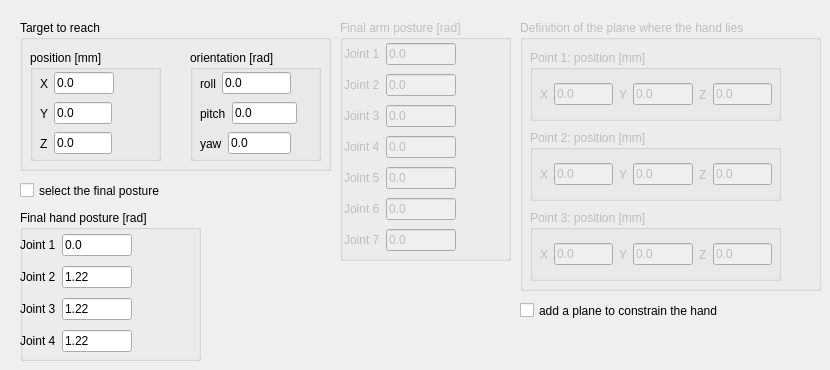
   <widget class="QWidget" name="tab__move">
    <attribute name="title">
     <string>Move settings</string>
    </attribute>
    <widget class="QCheckBox" name="checkBox_add_plane">
     <property name="geometry">
      <rect>
       <x>520</x>
       <y>300</y>
       <width>261</width>
       <height>21</height>
      </rect>
     </property>
     <property name="text">
      <string>add a plane to constrain the hand  </string>
     </property>
    </widget>
    <widget class="QGroupBox" name="groupBox_final_arm">
     <property name="enabled">
      <bool>false</bool>
     </property>
     <property name="geometry">
      <rect>
       <x>340</x>
       <y>20</y>
       <width>171</width>
       <height>241</height>
      </rect>
     </property>
     <property name="title">
      <string>Final arm posture [rad]</string>
     </property>
     <widget class="QWidget" name="layoutWidget_2">
      <property name="geometry">
       <rect>
        <x>4</x>
        <y>20</y>
        <width>112</width>
        <height>221</height>
       </rect>
      </property>
      <layout class="QVBoxLayout" name="verticalLayout_6">
       <item>
        <layout class="QHBoxLayout" name="horizontalLayout_46">
         <item>
          <widget class="QLabel" name="label_131">
           <property name="text">
            <string>Joint 1</string>
           </property>
          </widget>
         </item>
         <item>
          <widget class="QLineEdit" name="lineEdit_final_arm_1">
           <property name="text">
            <string>0.0</string>
           </property>
          </widget>
         </item>
        </layout>
       </item>
       <item>
        <layout class="QHBoxLayout" name="horizontalLayout_45">
         <item>
          <widget class="QLabel" name="label_132">
           <property name="text">
            <string>Joint 2</string>
           </property>
          </widget>
         </item>
         <item>
          <widget class="QLineEdit" name="lineEdit_final_arm_2">
           <property name="text">
            <string>0.0</string>
           </property>
          </widget>
         </item>
        </layout>
       </item>
       <item>
        <layout class="QHBoxLayout" name="horizontalLayout_44">
         <item>
          <widget class="QLabel" name="label_133">
           <property name="text">
            <string>Joint 3</string>
           </property>
          </widget>
         </item>
         <item>
          <widget class="QLineEdit" name="lineEdit_final_arm_3">
           <property name="text">
            <string>0.0</string>
           </property>
          </widget>
         </item>
        </layout>
       </item>
       <item>
        <layout class="QHBoxLayout" name="horizontalLayout_28">
         <item>
          <widget class="QLabel" name="label_134">
           <property name="text">
            <string>Joint 4</string>
           </property>
          </widget>
         </item>
         <item>
          <widget class="QLineEdit" name="lineEdit_final_arm_4">
           <property name="text">
            <string>0.0</string>
           </property>
          </widget>
         </item>
        </layout>
       </item>
       <item>
        <layout class="QHBoxLayout" name="horizontalLayout_27">
         <item>
          <widget class="QLabel" name="label_135">
           <property name="text">
            <string>Joint 5</string>
           </property>
          </widget>
         </item>
         <item>
          <widget class="QLineEdit" name="lineEdit_final_arm_5">
           <property name="text">
            <string>0.0</string>
           </property>
          </widget>
         </item>
        </layout>
       </item>
       <item>
        <layout class="QHBoxLayout" name="horizontalLayout_25">
         <item>
          <widget class="QLabel" name="label_136">
           <property name="text">
            <string>Joint 6</string>
           </property>
          </widget>
         </item>
         <item>
          <widget class="QLineEdit" name="lineEdit_final_arm_6">
           <property name="text">
            <string>0.0</string>
           </property>
          </widget>
         </item>
        </layout>
       </item>
       <item>
        <layout class="QHBoxLayout" name="horizontalLayout_19">
         <item>
          <widget class="QLabel" name="label_137">
           <property name="text">
            <string>Joint 7</string>
           </property>
          </widget>
         </item>
         <item>
          <widget class="QLineEdit" name="lineEdit_final_arm_7">
           <property name="text">
            <string>0.0</string>
           </property>
          </widget>
         </item>
        </layout>
       </item>
      </layout>
     </widget>
    </widget>
    <widget class="QGroupBox" name="groupBox_plane">
     <property name="enabled">
      <bool>false</bool>
     </property>
     <property name="geometry">
      <rect>
       <x>520</x>
       <y>20</y>
       <width>301</width>
       <height>271</height>
      </rect>
     </property>
     <property name="title">
      <string>Definition of the plane where the hand lies </string>
     </property>
     <widget class="QGroupBox" name="groupBox_plane_point_1">
      <property name="geometry">
       <rect>
        <x>10</x>
        <y>30</y>
        <width>251</width>
        <height>71</height>
       </rect>
      </property>
      <property name="title">
       <string>Point 1: position [mm]</string>
      </property>
      <widget class="QWidget" name="layoutWidget_3">
       <property name="geometry">
        <rect>
         <x>10</x>
         <y>30</y>
         <width>232</width>
         <height>29</height>
        </rect>
       </property>
       <layout class="QHBoxLayout" name="horizontalLayout_62">
        <item>
         <layout class="QHBoxLayout" name="horizontalLayout_55">
          <item>
           <widget class="QLabel" name="label_147">
            <property name="text">
             <string>X</string>
            </property>
           </widget>
          </item>
          <item>
           <widget class="QLineEdit" name="lineEdit_point_1_x">
            <property name="text">
             <string>0.0</string>
            </property>
           </widget>
          </item>
         </layout>
        </item>
        <item>
         <layout class="QHBoxLayout" name="horizontalLayout_53">
          <item>
           <widget class="QLabel" name="label_141">
            <property name="text">
             <string>Y</string>
            </property>
           </widget>
          </item>
          <item>
           <widget class="QLineEdit" name="lineEdit_point_1_y">
            <property name="text">
             <string>0.0</string>
            </property>
           </widget>
          </item>
         </layout>
        </item>
        <item>
         <layout class="QHBoxLayout" name="horizontalLayout_54">
          <item>
           <widget class="QLabel" name="label_146">
            <property name="text">
             <string>Z</string>
            </property>
           </widget>
          </item>
          <item>
           <widget class="QLineEdit" name="lineEdit_point_1_z">
            <property name="text">
             <string>0.0</string>
            </property>
           </widget>
          </item>
         </layout>
        </item>
       </layout>
      </widget>
     </widget>
     <widget class="QGroupBox" name="groupBox_plane_point_2">
      <property name="geometry">
       <rect>
        <x>10</x>
        <y>110</y>
        <width>251</width>
        <height>71</height>
       </rect>
      </property>
      <property name="title">
       <string>Point 2: position [mm]</string>
      </property>
      <widget class="QWidget" name="layoutWidget_8">
       <property name="geometry">
        <rect>
         <x>10</x>
         <y>30</y>
         <width>232</width>
         <height>29</height>
        </rect>
       </property>
       <layout class="QHBoxLayout" name="horizontalLayout_63">
        <item>
         <layout class="QHBoxLayout" name="horizontalLayout_56">
          <item>
           <widget class="QLabel" name="label_148">
            <property name="text">
             <string>X</string>
            </property>
           </widget>
          </item>
          <item>
           <widget class="QLineEdit" name="lineEdit_point_2_x">
            <property name="text">
             <string>0.0</string>
            </property>
           </widget>
          </item>
         </layout>
        </item>
        <item>
         <layout class="QHBoxLayout" name="horizontalLayout_57">
          <item>
           <widget class="QLabel" name="label_149">
            <property name="text">
             <string>Y</string>
            </property>
           </widget>
          </item>
          <item>
           <widget class="QLineEdit" name="lineEdit_point_2_y">
            <property name="text">
             <string>0.0</string>
            </property>
           </widget>
          </item>
         </layout>
        </item>
        <item>
         <layout class="QHBoxLayout" name="horizontalLayout_58">
          <item>
           <widget class="QLabel" name="label_150">
            <property name="text">
             <string>Z</string>
            </property>
           </widget>
          </item>
          <item>
           <widget class="QLineEdit" name="lineEdit_point_2_z">
            <property name="text">
             <string>0.0</string>
            </property>
           </widget>
          </item>
         </layout>
        </item>
       </layout>
      </widget>
     </widget>
     <widget class="QGroupBox" name="groupBox_plane_point_3">
      <property name="geometry">
       <rect>
        <x>10</x>
        <y>190</y>
        <width>251</width>
        <height>71</height>
       </rect>
      </property>
      <property name="title">
       <string>Point 3: position [mm]</string>
      </property>
      <widget class="QWidget" name="layoutWidget_9">
       <property name="geometry">
        <rect>
         <x>10</x>
         <y>30</y>
         <width>232</width>
         <height>29</height>
        </rect>
       </property>
       <layout class="QHBoxLayout" name="horizontalLayout_64">
        <item>
         <layout class="QHBoxLayout" name="horizontalLayout_59">
          <item>
           <widget class="QLabel" name="label_151">
            <property name="text">
             <string>X</string>
            </property>
           </widget>
          </item>
          <item>
           <widget class="QLineEdit" name="lineEdit_point_3_x">
            <property name="text">
             <string>0.0</string>
            </property>
           </widget>
          </item>
         </layout>
        </item>
        <item>
         <layout class="QHBoxLayout" name="horizontalLayout_60">
          <item>
           <widget class="QLabel" name="label_152">
            <property name="text">
             <string>Y</string>
            </property>
           </widget>
          </item>
          <item>
           <widget class="QLineEdit" name="lineEdit_point_3_y">
            <property name="text">
             <string>0.0</string>
            </property>
           </widget>
          </item>
         </layout>
        </item>
        <item>
         <layout class="QHBoxLayout" name="horizontalLayout_61">
          <item>
           <widget class="QLabel" name="label_153">
            <property name="text">
             <string>Z</string>
            </property>
           </widget>
          </item>
          <item>
           <widget class="QLineEdit" name="lineEdit_point_3_z">
            <property name="text">
             <string>0.0</string>
            </property>
           </widget>
          </item>
         </layout>
        </item>
       </layout>
      </widget>
     </widget>
    </widget>
    <widget class="QGroupBox" name="groupBox_target">
     <property name="geometry">
      <rect>
       <x>20</x>
       <y>20</y>
       <width>311</width>
       <height>151</height>
      </rect>
     </property>
     <property name="title">
      <string>Target to reach</string>
     </property>
     <widget class="QGroupBox" name="groupBox_target_pos">
      <property name="geometry">
       <rect>
        <x>10</x>
        <y>30</y>
        <width>131</width>
        <height>111</height>
       </rect>
      </property>
      <property name="title">
       <string>position [mm]</string>
      </property>
      <widget class="QWidget" name="layoutWidget_20">
       <property name="geometry">
        <rect>
         <x>10</x>
         <y>50</y>
         <width>72</width>
         <height>27</height>
        </rect>
       </property>
       <layout class="QHBoxLayout" name="horizontalLayout_41">
        <item>
         <widget class="QLabel" name="label_128">
          <property name="text">
           <string>Y</string>
          </property>
         </widget>
        </item>
        <item>
         <widget class="QLineEdit" name="lineEdit_target_y">
          <property name="text">
           <string>0.0</string>
          </property>
         </widget>
        </item>
       </layout>
      </widget>
      <widget class="QWidget" name="layoutWidget_21">
       <property name="geometry">
        <rect>
         <x>10</x>
         <y>80</y>
         <width>72</width>
         <height>27</height>
        </rect>
       </property>
       <layout class="QHBoxLayout" name="horizontalLayout_42">
        <item>
         <widget class="QLabel" name="label_129">
          <property name="text">
           <string>Z</string>
          </property>
         </widget>
        </item>
        <item>
         <widget class="QLineEdit" name="lineEdit_target_z">
          <property name="text">
           <string>0.0</string>
          </property>
         </widget>
        </item>
       </layout>
      </widget>
      <widget class="QWidget" name="layoutWidget_eng_tol_pos_7">
       <property name="geometry">
        <rect>
         <x>10</x>
         <y>20</y>
         <width>74</width>
         <height>27</height>
        </rect>
       </property>
       <layout class="QHBoxLayout" name="horizontalLayout_43">
        <item>
         <widget class="QLabel" name="label_130">
          <property name="text">
           <string>X</string>
          </property>
         </widget>
        </item>
        <item>
         <widget class="QLineEdit" name="lineEdit_target_x">
          <property name="text">
           <string>0.0</string>
          </property>
         </widget>
        </item>
       </layout>
      </widget>
     </widget>
     <widget class="QGroupBox" name="groupBox_target_orientation">
      <property name="geometry">
       <rect>
        <x>170</x>
        <y>30</y>
        <width>131</width>
        <height>111</height>
       </rect>
      </property>
      <property name="title">
       <string>orientation [rad]</string>
      </property>
      <widget class="QWidget" name="layoutWidget_22">
       <property name="geometry">
        <rect>
         <x>10</x>
         <y>50</y>
         <width>97</width>
         <height>27</height>
        </rect>
       </property>
       <layout class="QHBoxLayout" name="horizontalLayout_50">
        <item>
         <widget class="QLabel" name="label_138">
          <property name="text">
           <string>pitch</string>
          </property>
         </widget>
        </item>
        <item>
         <widget class="QLineEdit" name="lineEdit_target_pitch">
          <property name="text">
           <string>0.0</string>
          </property>
         </widget>
        </item>
       </layout>
      </widget>
      <widget class="QWidget" name="layoutWidget_23">
       <property name="geometry">
        <rect>
         <x>10</x>
         <y>80</y>
         <width>91</width>
         <height>27</height>
        </rect>
       </property>
       <layout class="QHBoxLayout" name="horizontalLayout_51">
        <item>
         <widget class="QLabel" name="label_139">
          <property name="text">
           <string>yaw</string>
          </property>
         </widget>
        </item>
        <item>
         <widget class="QLineEdit" name="lineEdit_target_yaw">
          <property name="text">
           <string>0.0</string>
          </property>
         </widget>
        </item>
       </layout>
      </widget>
      <widget class="QWidget" name="layoutWidget_eng_tol_pos_8">
       <property name="geometry">
        <rect>
         <x>10</x>
         <y>20</y>
         <width>91</width>
         <height>27</height>
        </rect>
       </property>
       <layout class="QHBoxLayout" name="horizontalLayout_52">
        <item>
         <widget class="QLabel" name="label_140">
          <property name="text">
           <string>roll</string>
          </property>
         </widget>
        </item>
        <item>
         <widget class="QLineEdit" name="lineEdit_target_roll">
          <property name="text">
           <string>0.0</string>
          </property>
         </widget>
        </item>
       </layout>
      </widget>
     </widget>
    </widget>
    <widget class="QGroupBox" name="groupBox_final_hand">
     <property name="geometry">
      <rect>
       <x>20</x>
       <y>210</y>
       <width>181</width>
       <height>151</height>
      </rect>
     </property>
     <property name="title">
      <string>Final hand posture [rad]</string>
     </property>
     <widget class="QWidget" name="layoutWidget_4">
      <property name="geometry">
       <rect>
        <x>0</x>
        <y>20</y>
        <width>112</width>
        <height>128</height>
       </rect>
      </property>
      <layout class="QVBoxLayout" name="verticalLayout_38">
       <item>
        <layout class="QHBoxLayout" name="horizontalLayout_49">
         <item>
          <widget class="QLabel" name="label_142">
           <property name="text">
            <string>Joint 1</string>
           </property>
          </widget>
         </item>
         <item>
          <widget class="QLineEdit" name="lineEdit_final_hand_1">
           <property name="text">
            <string>0.0</string>
           </property>
          </widget>
         </item>
        </layout>
       </item>
       <item>
        <layout class="QHBoxLayout" name="horizontalLayout_48">
         <item>
          <widget class="QLabel" name="label_143">
           <property name="text">
            <string>Joint 2</string>
           </property>
          </widget>
         </item>
         <item>
          <widget class="QLineEdit" name="lineEdit_final_hand_2">
           <property name="text">
            <string>1.22</string>
           </property>
          </widget>
         </item>
        </layout>
       </item>
       <item>
        <layout class="QHBoxLayout" name="horizontalLayout_47">
         <item>
          <widget class="QLabel" name="label_144">
           <property name="text">
            <string>Joint 3</string>
           </property>
          </widget>
         </item>
         <item>
          <widget class="QLineEdit" name="lineEdit_final_hand_3">
           <property name="text">
            <string>1.22</string>
           </property>
          </widget>
         </item>
        </layout>
       </item>
       <item>
        <layout class="QHBoxLayout" name="horizontalLayout_26">
         <item>
          <widget class="QLabel" name="label_145">
           <property name="text">
            <string>Joint 4</string>
           </property>
          </widget>
         </item>
         <item>
          <widget class="QLineEdit" name="lineEdit_final_hand_4">
           <property name="text">
            <string>1.22</string>
           </property>
          </widget>
         </item>
        </layout>
       </item>
      </layout>
     </widget>
    </widget>
    <widget class="QCheckBox" name="checkBox_sel_final_posture">
     <property name="geometry">
      <rect>
       <x>20</x>
       <y>180</y>
       <width>211</width>
       <height>21</height>
      </rect>
     </property>
     <property name="text">
      <string>select the final posture</string>
     </property>
    </widget>
   </widget>
